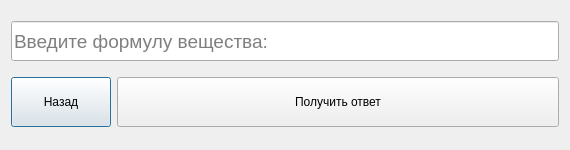
<?xml version="1.0" encoding="UTF-8"?>
<ui version="4.0">
 <class>Window1</class>
 <widget class="QDialog" name="Window1">
  <property name="geometry">
   <rect>
    <x>0</x>
    <y>0</y>
    <width>570</width>
    <height>150</height>
   </rect>
  </property>
  <property name="minimumSize">
   <size>
    <width>400</width>
    <height>150</height>
   </size>
  </property>
  <property name="maximumSize">
   <size>
    <width>1000</width>
    <height>150</height>
   </size>
  </property>
  <property name="windowTitle">
   <string>Относительная молекулярная масса вещества</string>
  </property>
  <layout class="QVBoxLayout" name="verticalLayout">
   <item>
    <widget class="QLineEdit" name="lineEdit">
     <property name="minimumSize">
      <size>
       <width>0</width>
       <height>40</height>
      </size>
     </property>
     <property name="font">
      <font>
       <pointsize>14</pointsize>
      </font>
     </property>
     <property name="inputMask">
      <string/>
     </property>
     <property name="text">
      <string/>
     </property>
     <property name="placeholderText">
      <string>Введите формулу вещества:</string>
     </property>
    </widget>
   </item>
   <item>
    <layout class="QHBoxLayout" name="horizontalLayout">
     <item>
      <widget class="QPushButton" name="pushButton">
       <property name="minimumSize">
        <size>
         <width>0</width>
         <height>50</height>
        </size>
       </property>
       <property name="maximumSize">
        <size>
         <width>100</width>
         <height>16777215</height>
        </size>
       </property>
       <property name="text">
        <string>Назад</string>
       </property>
      </widget>
     </item>
     <item>
      <widget class="QPushButton" name="pushButton_2">
       <property name="minimumSize">
        <size>
         <width>0</width>
         <height>50</height>
        </size>
       </property>
       <property name="text">
        <string>Получить ответ</string>
       </property>
      </widget>
     </item>
    </layout>
   </item>
  </layout>
 </widget>
 <resources/>
 <connections/>
</ui>
